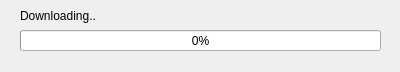
<?xml version="1.0" encoding="UTF-8"?>
<ui version="4.0">
 <class>Form</class>
 <widget class="QWidget" name="Form">
  <property name="geometry">
   <rect>
    <x>0</x>
    <y>0</y>
    <width>400</width>
    <height>72</height>
   </rect>
  </property>
  <property name="windowTitle">
   <string>Download Progress</string>
  </property>
  <widget class="QProgressBar" name="progressBar">
   <property name="geometry">
    <rect>
     <x>20</x>
     <y>30</y>
     <width>361</width>
     <height>21</height>
    </rect>
   </property>
   <property name="value">
    <number>0</number>
   </property>
  </widget>
  <widget class="QLabel" name="label">
   <property name="geometry">
    <rect>
     <x>20</x>
     <y>6</y>
     <width>81</width>
     <height>20</height>
    </rect>
   </property>
   <property name="text">
    <string>Downloading..</string>
   </property>
  </widget>
 </widget>
 <resources/>
 <connections/>
</ui>
